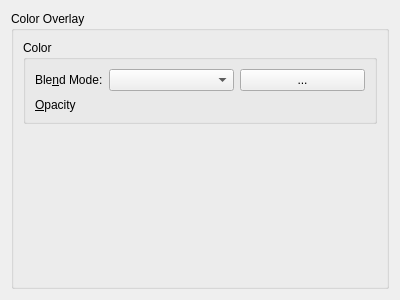
<?xml version="1.0" encoding="UTF-8"?>
<ui version="4.0">
 <class>WdgColorOverlay</class>
 <widget class="QWidget" name="WdgColorOverlay">
  <property name="geometry">
   <rect>
    <x>0</x>
    <y>0</y>
    <width>400</width>
    <height>300</height>
   </rect>
  </property>
  <property name="windowTitle">
   <string>Form</string>
  </property>
  <layout class="QGridLayout" name="gridLayout">
   <item row="0" column="0">
    <widget class="QGroupBox" name="groupBox">
     <property name="title">
      <string>Color Overlay</string>
     </property>
     <layout class="QVBoxLayout" name="verticalLayout">
      <item>
       <widget class="QGroupBox" name="groupBox_2">
        <property name="title">
         <string>Color</string>
        </property>
        <layout class="QFormLayout" name="formLayout">
         <property name="fieldGrowthPolicy">
          <enum>QFormLayout::AllNonFixedFieldsGrow</enum>
         </property>
         <item row="0" column="0">
          <widget class="QLabel" name="label_13">
           <property name="text">
            <string>Ble&amp;nd Mode:</string>
           </property>
           <property name="buddy">
            <cstring>cmbCompositeOp</cstring>
           </property>
          </widget>
         </item>
         <item row="0" column="1">
          <layout class="QHBoxLayout" name="horizontalLayout">
           <item>
            <widget class="KisCompositeOpComboBox" name="cmbCompositeOp">
             <property name="toolTip">
              <string>Set the blend mode for the layer</string>
             </property>
            </widget>
           </item>
           <item>
            <widget class="KColorButton" name="toolButton">
             <property name="text">
              <string>...</string>
             </property>
            </widget>
           </item>
          </layout>
         </item>
         <item row="1" column="0">
          <widget class="QLabel" name="label_14">
           <property name="text">
            <string>&amp;Opacity</string>
           </property>
           <property name="buddy">
            <cstring>doubleOpacity</cstring>
           </property>
          </widget>
         </item>
         <item row="1" column="1">
          <widget class="KisDoubleSliderSpinBox" name="doubleOpacity" native="true">
           <property name="sizePolicy">
            <sizepolicy hsizetype="MinimumExpanding" vsizetype="Minimum">
             <horstretch>0</horstretch>
             <verstretch>0</verstretch>
            </sizepolicy>
           </property>
           <property name="minimumSize">
            <size>
             <width>10</width>
             <height>15</height>
            </size>
           </property>
           <property name="toolTip">
            <string>Set the master opacity for the layer</string>
           </property>
           <property name="whatsThis">
            <string>Adjust the transparency of the layer</string>
           </property>
          </widget>
         </item>
        </layout>
       </widget>
      </item>
      <item>
       <spacer name="verticalSpacer">
        <property name="orientation">
         <enum>Qt::Vertical</enum>
        </property>
        <property name="sizeHint" stdset="0">
         <size>
          <width>20</width>
          <height>151</height>
         </size>
        </property>
       </spacer>
      </item>
     </layout>
    </widget>
   </item>
  </layout>
 </widget>
 <customwidgets>
  <customwidget>
   <class>KisCompositeOpComboBox</class>
   <extends>QComboBox</extends>
   <header location="global">kis_cmb_composite.h</header>
  </customwidget>
  <customwidget>
   <class>KisDoubleSliderSpinBox</class>
   <extends>QWidget</extends>
   <header>kis_slider_spin_box.h</header>
  </customwidget>
  <customwidget>
   <class>KColorButton</class>
   <extends>QPushButton</extends>
   <header location="global">kcolorbutton.h</header>
  </customwidget>
 </customwidgets>
 <resources/>
 <connections/>
</ui>
